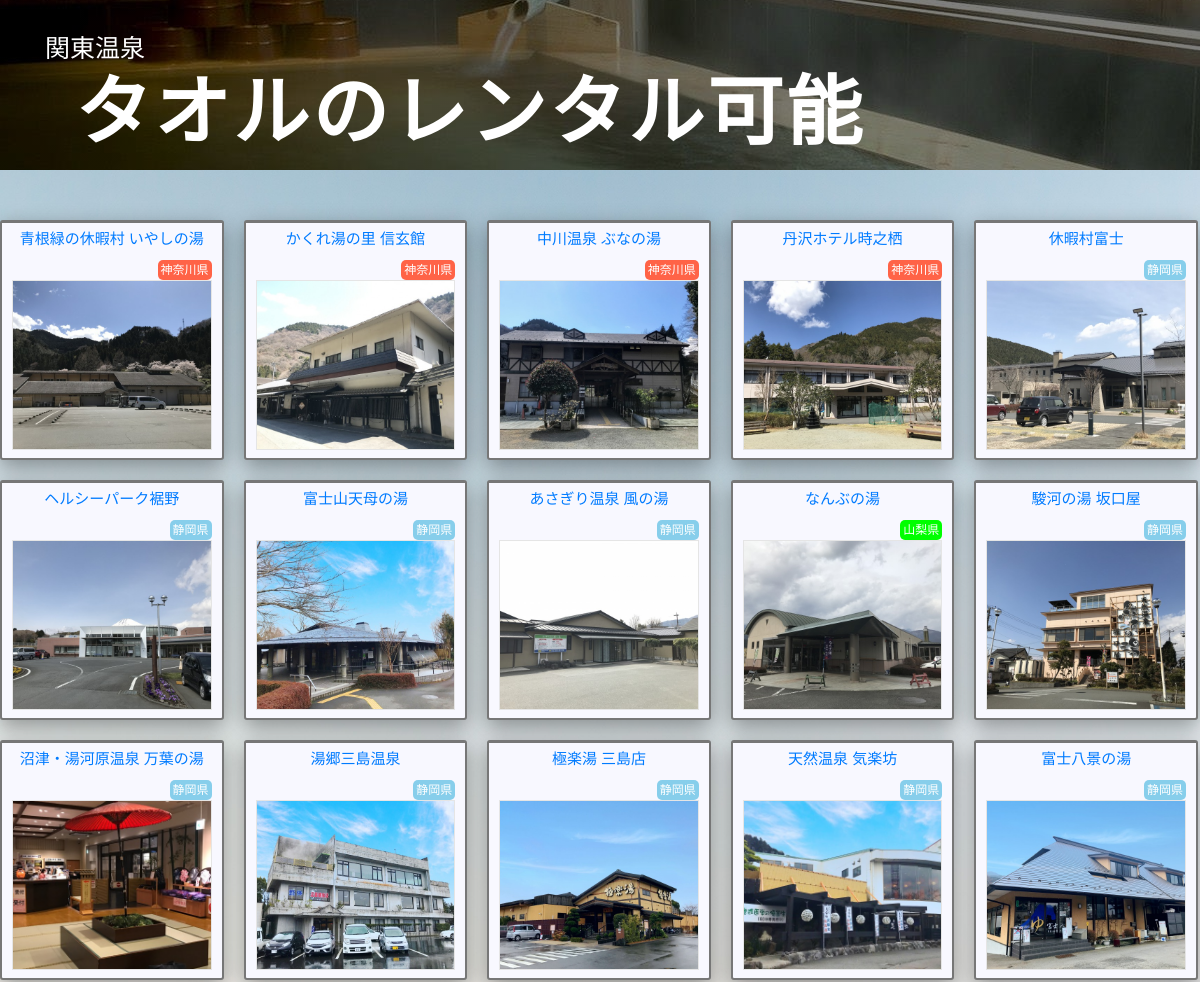
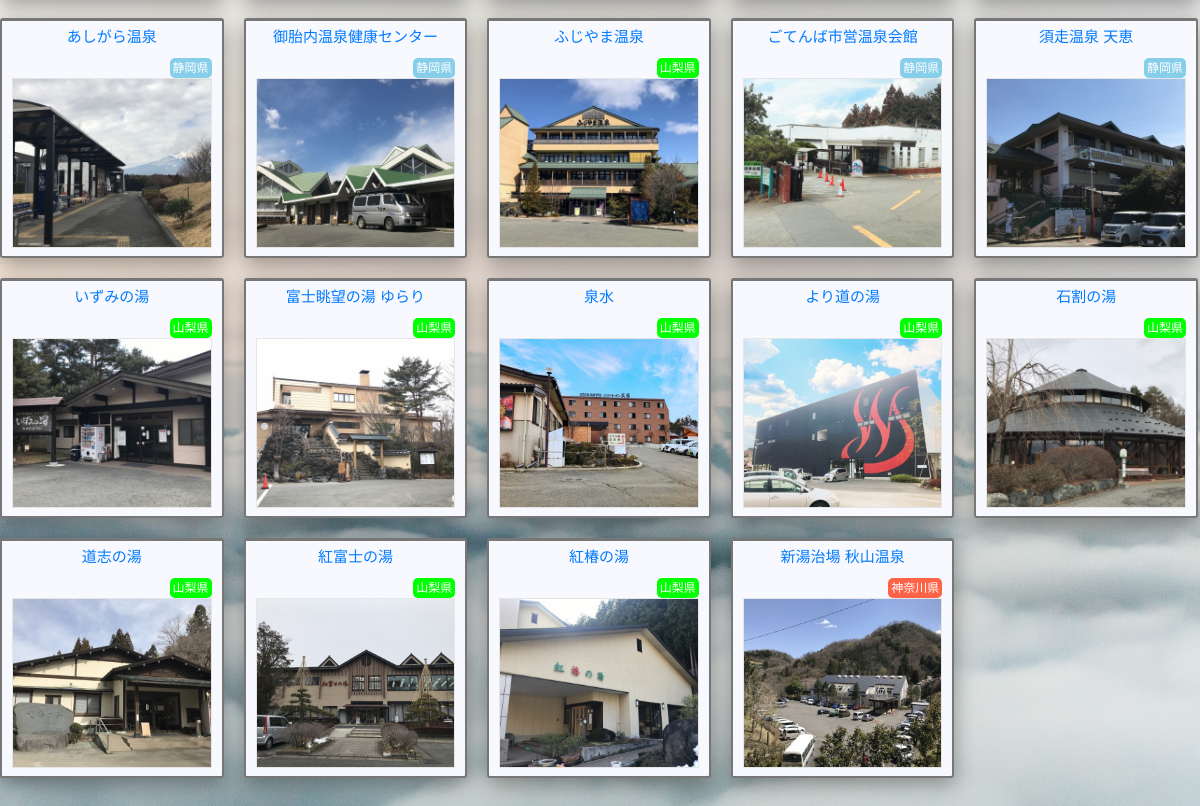
Page /type/type2.php on the committed database (2 pictures, top to bottom).
### tables this page shows
CREATE TABLE `onsen` (
  `id` int(11) NOT NULL,
  `name` varchar(1000) DEFAULT NULL,
  `map` varchar(1000) DEFAULT NULL,
  `picture_id` int(10) DEFAULT NULL,
  `prefecture` varchar(10) DEFAULT NULL,
  `p_id` int(10) DEFAULT NULL,
  `adress` varchar(1000) DEFAULT NULL,
  `eat` varchar(10) DEFAULT NULL,
  `sauna` varchar(10) DEFAULT NULL,
  `towel` varchar(10) DEFAULT NULL,
  `towel_text` varchar(50) DEFAULT NULL,
  `hot_stone` varchar(10) DEFAULT NULL,
  `open_bath` varchar(10) DEFAULT NULL,
  `time_opne` time(1) DEFAULT NULL,
  `time_close` time(1) DEFAULT NULL,
  `w_time_opne` time(1) DEFAULT NULL,
  `w_time_close` time(1) DEFAULT NULL,
  `h_time_opne` time(1) DEFAULT NULL,
  `h_time_close` time(1) DEFAULT NULL,
  `w_a_fee` varchar(10) DEFAULT NULL,
  `w_c_fee` varchar(10) DEFAULT NULL,
  `h_a_fee` varchar(10) DEFAULT NULL,
  `h_c_fee` varchar(10) DEFAULT NULL,
  `close_text` varchar(50) DEFAULT NULL,
  `close` varchar(10) DEFAULT NULL,
  `jaf_url` varchar(1000) DEFAULT NULL,
  `nifty_url` varchar(1000) DEFAULT NULL,
  `onsen_url` varchar(1000) DEFAULT NULL,
  `blog_url` varchar(1000) DEFAULT NULL
);

### function/functions.php (called while the page is built, shortened)
<?php
function prefecture($prefecture){
  switch ($prefecture) {
    case 1:
      $p_id = "kanagawa";
      break;
    case 2:
      $p_id = "sizuoka";
      break;
    case 3:
      $p_id = 'yamanasi';
  }
    return $p_id;
}
    ?><a href="https://jafnavi.jp/web/facility.php?sisetu_id=<?php echo $jaf; ?>">割引内容</a><?php

### type/type2.php (the view, shortened to what this page needs)
<?php
require "../core/dbconect.php";
require "../function/functions.php";
$onsens = $db->query('SELECT * FROM onsen	 WHERE towel="◯"');
?>
<!DOCTYPE html>
<html lang="ja">
<head>
	<link rel="stylesheet" href="https://maxcdn.bootstrapcdn.com/bootstrap/4.0.0/css/bootstrap.min.css">
	<link rel="stylesheet" href="https://use.fontawesome.com/releases/v5.8.2/css/all.css">
	<link href="../css/style.css" rel="stylesheet">
</head>
<body>
	<header class="jumbotron-fluid header2">
		<div class="container header_box">
	    <div class="header_text">
	      <p><a href="../front.php">関東温泉</a></p>
	      <h1 class="type_h1">タオルのレンタル可能</h1>
	    </div>
	  </div>
  </header>
	<div class="contaienr main_section">
	  <article class="animated">
	    <?php while ($onsen = $onsens->fetch()): ?>
      <div class="article_box animated">
        <div class="article_inner-box animated">
          <h2><a href="../detail.php?id=<?php echo $onsen['id']; ?>"><?php echo $onsen['name']; ?></a></h2>
            <div class="p_box">
              <p class=" <?php echo  prefecture($onsen['p_id']); ?>"><?php echo $onsen['prefecture']; ?></p>
            </div>
          <p class="front-img"><a href="../detail.php?id=<?php echo $onsen['id']; ?>"><img src="../img/<?php echo $onsen['picture_id']; ?>.jpg"></a></p>
        </div>
      </div>
	    <?php endwhile; ?>
	  </article>
	</div>
</body>
</html>

### css/style.css (style rules this page uses)
body { font-family: 'Hiragino Kaku Gothic Pro','ヒラギノ角ゴ Pro W3','メイリオ',Meiryo,'ＭＳ Ｐゴシック',sans-serif; background-image: url(../img/back2.jpg); background-position: center; background-size: cover; }
h2 { font-size: 15px; }
article { display: flex; flex-wrap: wrap; max-width: 1280px; margin-top: 50px; }
.header2 { background-image: linear-gradient(#00000080, #00000080), url(../img/d.jpg); height: 170px; background-position: center; }
.main_section { max-width: 1280px; margin: 0 auto; }
.type_h1 { margin-left: 30px; letter-spacing: 3px; font-size: 76px; font-family: "Hiragino Sans", ヒラギノ角ゴシック; font-weight: 600; opacity: 1; color: #fff; }
.header_text { padding-top: 30px; }
.header_text p { margin-bottom: 0; font-size: 25px; }
.header_text a { color:#fff; }
.article_box { text-align: center; border: 2px solid #777; background-color: #f8f8ff; box-shadow: 0 7px 21px rgba(0, 0, 0, 0.36); border-top: 3px solid #777; border-radius: 3px; padding: 7px 10px; margin: 0 20px 20px 0; height: 240px; max-width: calc(20.3% - 20px); }
.article_inner-box { position: relative; }
.article_box:nth-child(5n) { margin-right: 0; }
.article_inner-box img { width: 100%; height: 170px; border: 1px solid #e5e5e5; object-fit: cover; text-align: center; }
.p_box { display: inline-block; }
.p_box p { font-size: 12px; margin: 0; padding: 1px 3px; border-radius: 5px; text-align: center; position: absolute; top: 30px; right: 0; }
.kanagawa { color: #fff; background-color: tomato; }
.sizuoka { color: #fff; background-color: skyblue; }
.yamanasi { color: #fff; background-color: lime; }
.main_section { margin-bottom: 50px; }

### rows in the picture
onsen: name "青根緑の休暇村 いやしの湯", prefecture "神奈川県", shows a picture
onsen: name "かくれ湯の里 信玄館", prefecture "神奈川県", shows a picture
onsen: name "中川温泉 ぶなの湯", prefecture "神奈川県", shows a picture
onsen: name "丹沢ホテル時之栖", prefecture "神奈川県", shows a picture
onsen: name "休暇村富士", prefecture "静岡県", shows a picture
onsen: name "ヘルシーパーク裾野", prefecture "静岡県", shows a picture
onsen: name "富士山天母の湯", prefecture "静岡県", shows a picture
onsen: name "あさぎり温泉 風の湯", prefecture "静岡県", shows a picture
onsen: name "なんぶの湯", prefecture "山梨県", shows a picture
onsen: name "駿河の湯 坂口屋", prefecture "静岡県", shows a picture
onsen: name "沼津・湯河原温泉 万葉の湯", prefecture "静岡県", shows a picture
onsen: name "湯郷三島温泉", prefecture "静岡県", shows a picture
onsen: name "極楽湯 三島店", prefecture "静岡県", shows a picture
onsen: name "天然温泉 気楽坊", prefecture "静岡県", shows a picture
onsen: name "富士八景の湯", prefecture "静岡県", shows a picture
onsen: name "あしがら温泉", prefecture "静岡県", shows a picture
onsen: name "御胎内温泉健康センター", prefecture "静岡県", shows a picture
onsen: name "ふじやま温泉", prefecture "山梨県", shows a picture
onsen: name "ごてんば市営温泉会館", prefecture "静岡県", shows a picture
onsen: name "須走温泉 天恵", prefecture "静岡県", shows a picture
onsen: name "いずみの湯", prefecture "山梨県", shows a picture
onsen: name "富士眺望の湯 ゆらり", prefecture "山梨県", shows a picture
onsen: name "泉水", prefecture "山梨県", shows a picture
onsen: name "より道の湯", prefecture "山梨県", shows a picture
onsen: name "石割の湯", prefecture "山梨県", shows a picture
onsen: name "道志の湯", prefecture "山梨県", shows a picture
onsen: name "紅富士の湯", prefecture "山梨県", shows a picture
onsen: name "紅椿の湯", prefecture "山梨県", shows a picture
onsen: name "新湯治場 秋山温泉", prefecture "神奈川県", shows a picture
